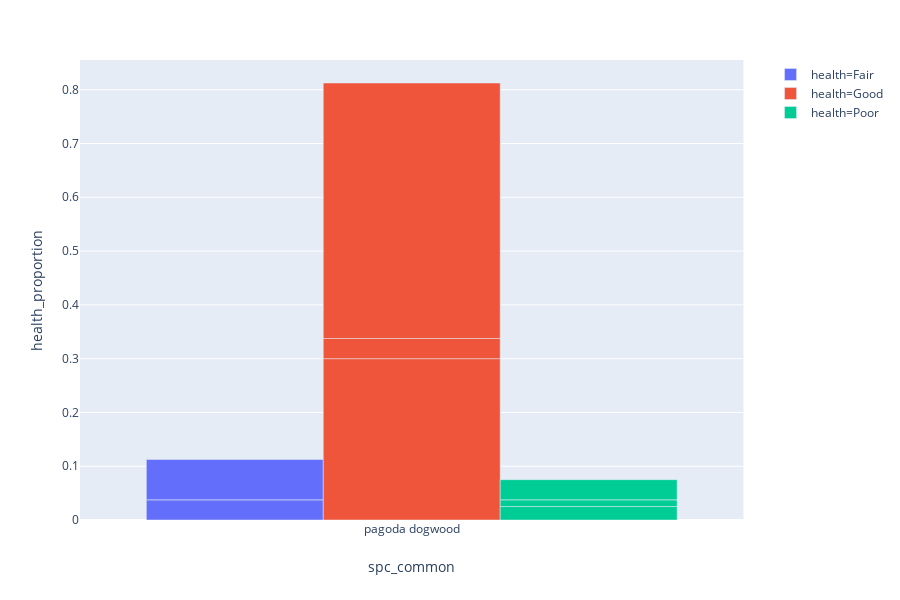

Notebook code for this chart:
### Code cell
query_bar = px.bar(df, x='spc_common', y='health_proportion', color='health', barmode='group', )
query_bar

### Figure 1 — Plotly figure (JSON) as saved in the notebook; plotly's stock layout.template omitted (floating-point values rounded to 4 significant figures)
{"data": [{"alignmentgroup": "True", "hoverlabel": {"namelength": 0}, "hovertemplate": "health=Fair<br>spc_common=%{x}<br>health_proportion=%{y}", "legendgroup": "health=Fair", "marker": {"color": "#636efa"}, "name": "health=Fair", "offsetgroup": "health=Fair", "orientation": "v", "showlegend": true, "textposition": "auto", "type": "bar", "x": ["pagoda dogwood", "pagoda dogwood"], "xaxis": "x", "y": [0.0375, 0.075], "yaxis": "y"}, {"alignmentgroup": "True", "hoverlabel": {"namelength": 0}, "hovertemplate": "health=Good<br>spc_common=%{x}<br>health_proportion=%{y}", "legendgroup": "health=Good", "marker": {"color": "#EF553B"}, "name": "health=Good", "offsetgroup": "health=Good", "orientation": "v", "showlegend": true, "textposition": "auto", "type": "bar", "x": ["pagoda dogwood", "pagoda dogwood", "pagoda dogwood"], "xaxis": "x", "y": [0.3, 0.0375, 0.475], "yaxis": "y"}, {"alignmentgroup": "True", "hoverlabel": {"namelength": 0}, "hovertemplate": "health=Poor<br>spc_common=%{x}<br>health_proportion=%{y}", "legendgroup": "health=Poor", "marker": {"color": "#00cc96"}, "name": "health=Poor", "offsetgroup": "health=Poor", "orientation": "v", "showlegend": true, "textposition": "auto", "type": "bar", "x": ["pagoda dogwood", "pagoda dogwood", "pagoda dogwood"], "xaxis": "x", "y": [0.025, 0.0125, 0.0375], "yaxis": "y"}], "layout": {"barmode": "group", "height": 600, "legend": {"tracegroupgap": 0}, "margin": {"t": 60}, "xaxis": {"anchor": "y", "domain": [0, 0.98], "title": {"text": "spc_common"}}, "yaxis": {"anchor": "x", "domain": [0, 1], "title": {"text": "health_proportion"}}}}
